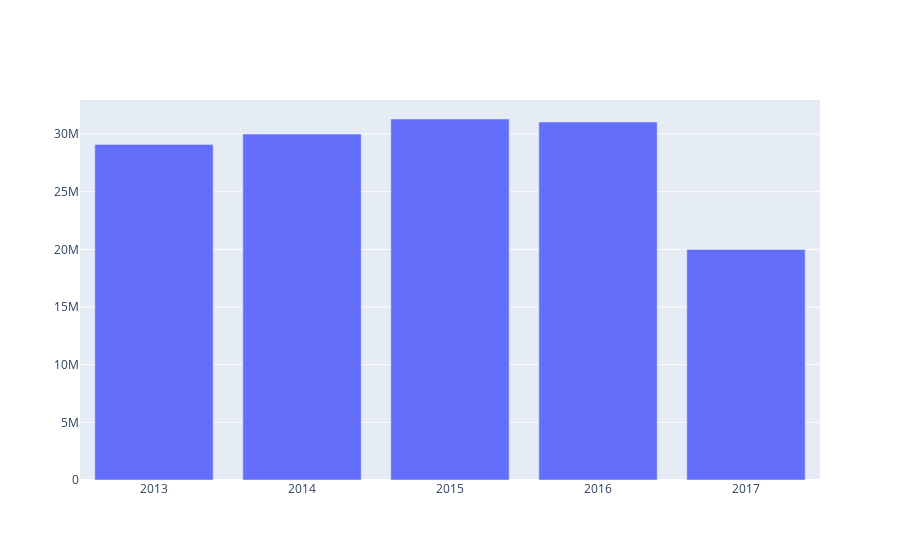

This figure's notebook cell:
### Code cell
go.Figure([go.Bar(x = df_total_year['date'].dt.year, y = df_total_year['Sum(transactions)'], name='Total Sales per Year')])

### Figure 1 — Plotly figure (JSON) as saved in the notebook; plotly's stock layout.template omitted (floating-point values rounded to 4 significant figures)
{"data": [{"name": "Total Sales per Year", "type": "bar", "x": [2013, 2014, 2015, 2016, 2017], "y": [29107173, 30006929, 31312370, 31052337, 20000136]}], "layout": {}}
